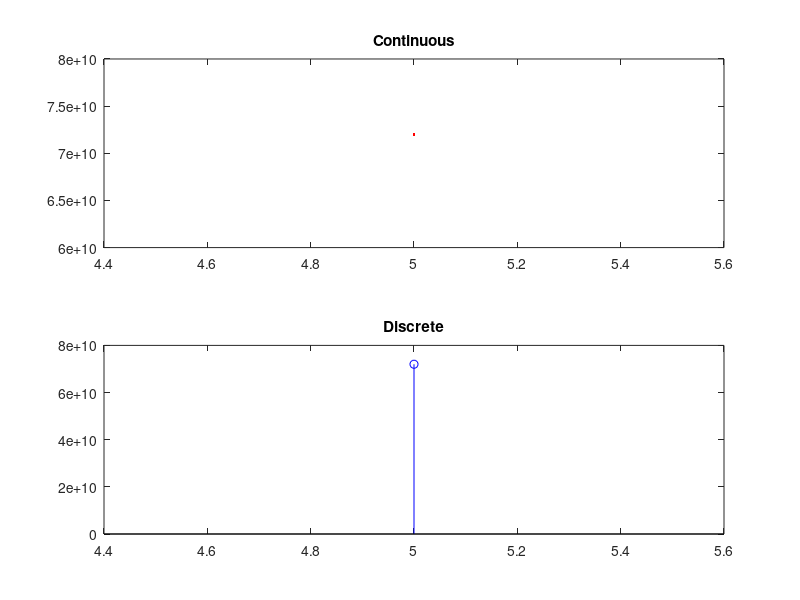

Source code (MATLAB):
n1=input('Enter lower limit: ');
n2=input('Enter upper limit: ');

t= n1:n2;
a=input('Enter the value for a: ');
y=exp(a*t);

subplot(2,1,1);
plot(t,y,'r');
title('Continuous');

subplot(2,1,2);
stem(t,y,'b');
title('Discrete');
